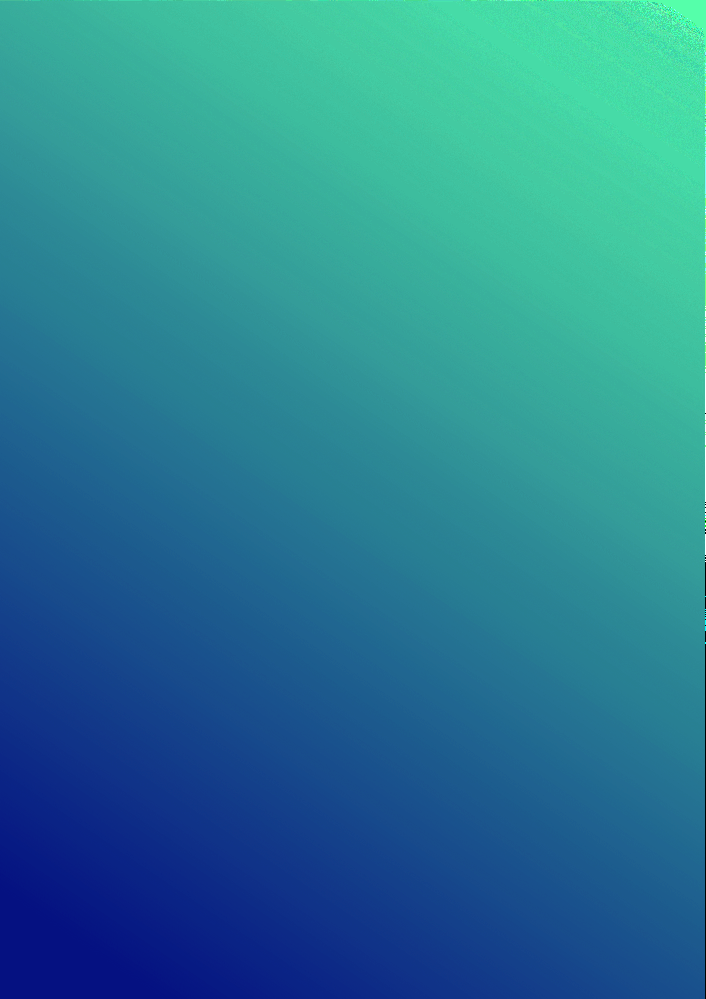
#> input picture gradient.png, 706 x 999 px, shrunk from 2389 x 3379 before the run
$ jupyter execute chap142.ipynb
#> lines starting #> are read from the running program, lines starting #| are printed output that depends on the picture; after the words box and inside, x2 and y2 are one past the last pixel; in counts of white or black regions, pixels touching at a corner belong together
[cell 1]
import cv2
import numpy as np
from matplotlib import pyplot as plt
img = cv2.imread('gradient.png',0)
#> img: shape (999, 706); min 0, max 255, mean 102.4
ret,thresh1 = cv2.threshold(img,127,255,cv2.THRESH_BINARY)
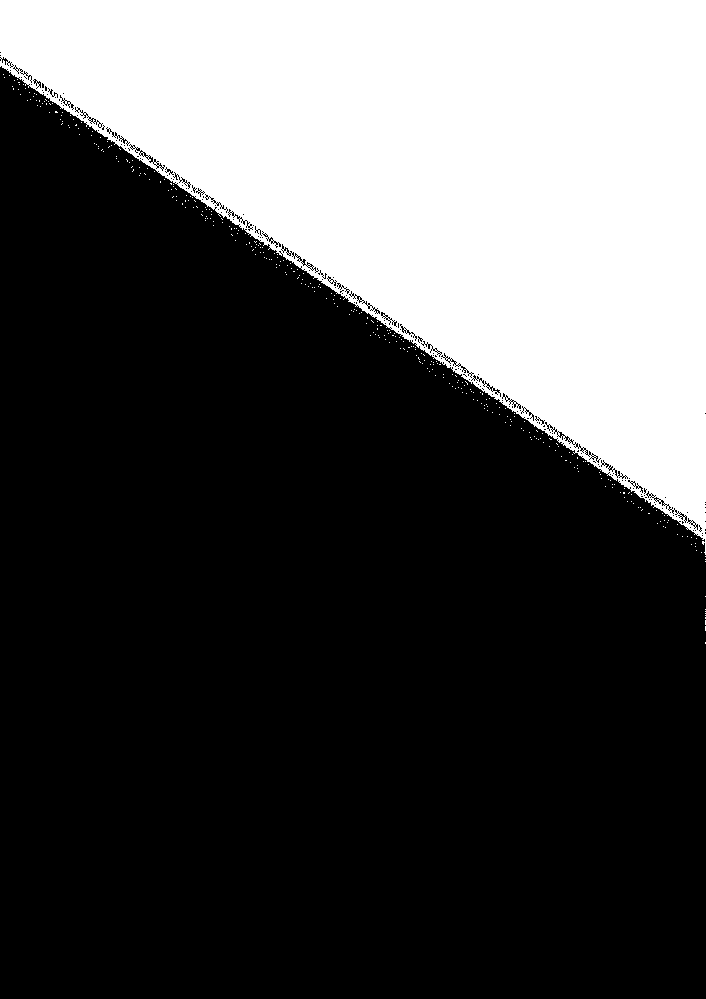
#> thresh1: shape (999, 706); 30.1% white; 363 white regions (362 under 20 px), largest, box (x1, y1, x2, y2) and area: (0, 0, 706, 555) 211986
ret,thresh2 = cv2.threshold(img,127,255,cv2.THRESH_BINARY_INV)
ret,thresh3 = cv2.threshold(img,127,255,cv2.THRESH_TRUNC)
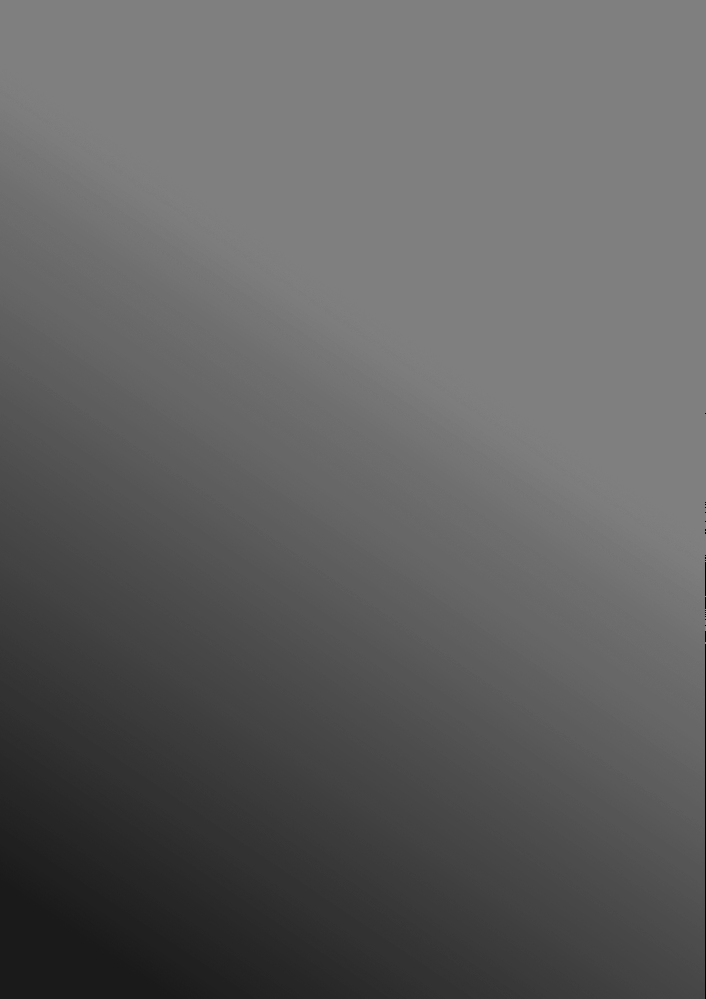
#> thresh3: shape (999, 706); min 0, max 127, mean 95.9
ret,thresh4 = cv2.threshold(img,127,255,cv2.THRESH_TOZERO)
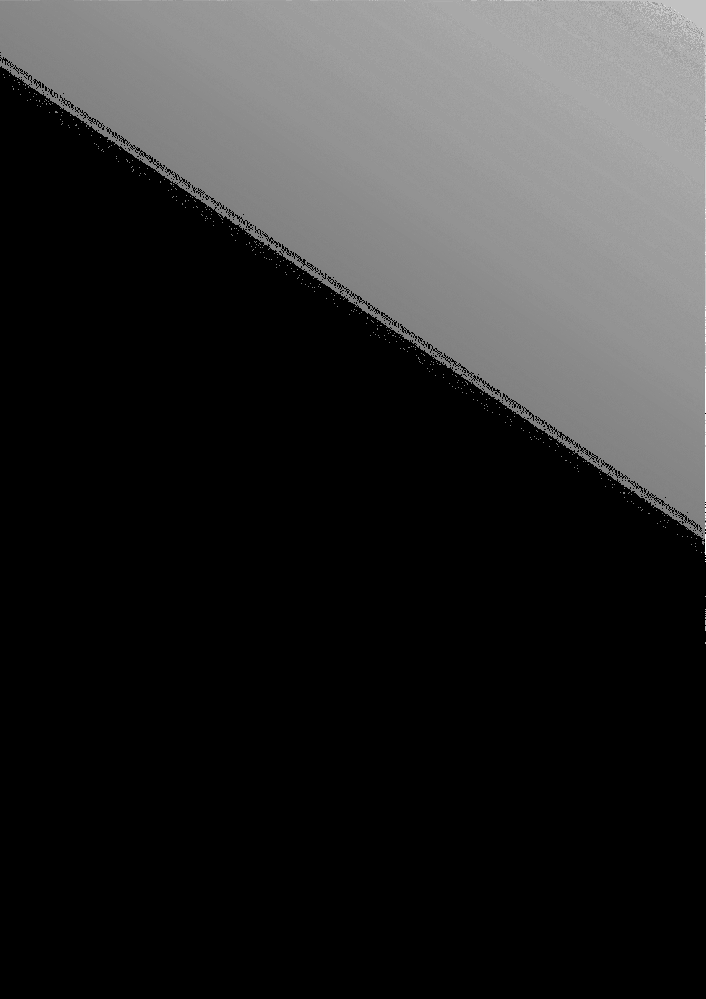
#> thresh4: shape (999, 706); min 0, max 255, mean 44.8
ret,thresh5 = cv2.threshold(img,127,255,cv2.THRESH_TOZERO_INV)
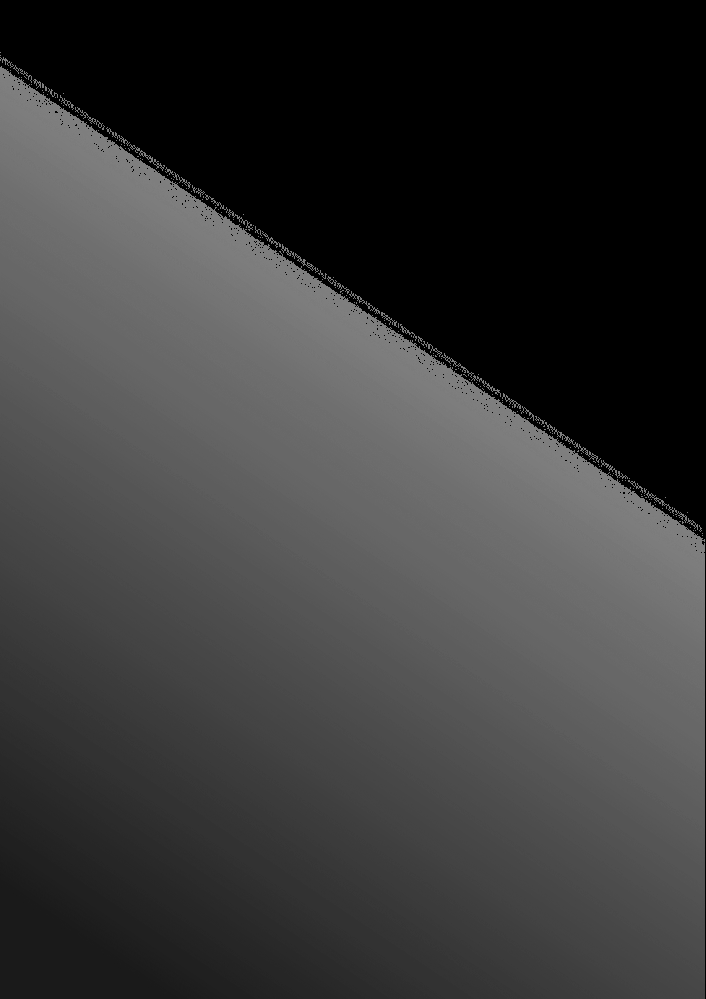
#> thresh5: shape (999, 706); min 0, max 127, mean 57.6
titles = ['Original Image','BINARY','BINARY_INV','TRUNC','TOZERO','TOZERO_INV']
images = [img, thresh1, thresh2, thresh3, thresh4, thresh5]
for i in range(6):
    plt.subplot(2,3,i+1),plt.imshow(images[i],'gray')
    plt.title(titles[i])
    plt.xticks([]),plt.yticks([])
plt.show()

[cell 2]
import cv2
import numpy as np
from matplotlib import pyplot as plt
img = cv2.imread('sIMG_2164.jpg',0)
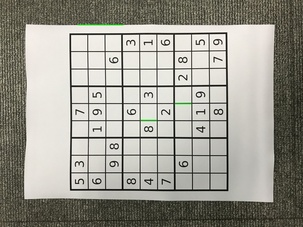
#> input picture sIMG_2164.jpg, 303 x 227 px, shrunk from 1024 x 768 before the run
#> img: shape (227, 303); min 0, max 255, mean 154.7
img = cv2.medianBlur(img,5)
ret,th1 = cv2.threshold(img,127,255,cv2.THRESH_BINARY)
#> th1: shape (227, 303); 62.3% white; 71 black regions (49 under 20 px), largest, box (x1, y1, x2, y2) and area: (0, 0, 303, 227) 25058, (224, 153, 229, 191) 121, (171, 83, 177, 89) 32
th2 = cv2.adaptiveThreshold(img,255,cv2.ADAPTIVE_THRESH_MEAN_C,\
cv2.THRESH_BINARY,11,2)
#> th2: shape (227, 303); 73% white; 522 black regions (380 under 20 px), largest, box (x1, y1, x2, y2) and area: (0, 0, 287, 225) 7785, (286, 25, 303, 172) 786, (148, 92, 229, 192) 608
th3 = cv2.adaptiveThreshold(img,255,cv2.ADAPTIVE_THRESH_GAUSSIAN_C,\
cv2.THRESH_BINARY,11,2)
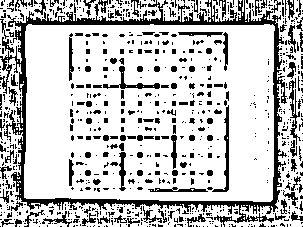
#> th3: shape (227, 303); 76.6% white; 822 black regions (652 under 20 px), largest, box (x1, y1, x2, y2) and area: (0, 0, 287, 227) 6244, (212, 105, 229, 192) 324, (103, 66, 160, 89) 273
titles = ['Original Image', 'Global Thresholding (v = 127)',
'Adaptive Mean Thresholding', 'Adaptive Gaussian Thresholding']
images = [img, th1, th2, th3]
for i in range(4):
    plt.subplot(2,2,i+1),plt.imshow(images[i],'gray')
    plt.title(titles[i])
    plt.xticks([]),plt.yticks([])
plt.show()

[cell 3]
# global thresholding
ret1,th1 = cv2.threshold(img,127,255,cv2.THRESH_BINARY)
# Otsu's thresholding
ret2,th2 = cv2.threshold(img,0,255,cv2.THRESH_BINARY+cv2.THRESH_OTSU)
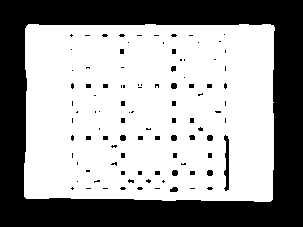
#> th2: shape (227, 303); 61.3% white; 99 black regions (68 under 20 px), largest, box (x1, y1, x2, y2) and area: (0, 0, 303, 227) 25328, (224, 135, 229, 191) 190, (170, 187, 178, 192) 33
#> ret2 = 146
# Otsu's thresholding after Gaussian filtering
blur = cv2.GaussianBlur(img,(5,5),0)
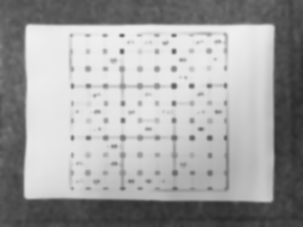
#> blur: shape (227, 303); min 43, max 239, mean 161.6
ret3,th3 = cv2.threshold(blur,0,255,cv2.THRESH_BINARY+cv2.THRESH_OTSU)
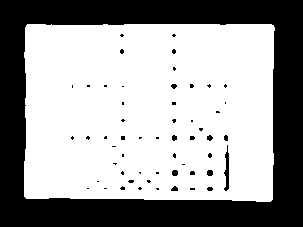
#> th3: shape (227, 303); 62.2% white; 56 black regions (46 under 20 px), largest, box (x1, y1, x2, y2) and area: (0, 0, 303, 227) 25257, (224, 145, 229, 191) 138, (172, 170, 178, 176) 32
#> ret3 = 145
# plot all the images and their histograms
images = [img, 0, th1,img, 0, th2,blur, 0, th3]
titles = ['Original Noisy Image','Histogram','Global Thresholding (v=127)',
'Original Noisy Image','Histogram',"Otsu's Thresholding",
'Gaussian filtered Image','Histogram',"Otsu's Thresholding"]
for i in range(3):
    plt.subplot(3,3,i*3+1),plt.imshow(images[i*3],'gray')
    plt.title(titles[i*3]), plt.xticks([]), plt.yticks([])
    plt.subplot(3,3,i*3+2),plt.hist(images[i*3].ravel(),256)
    plt.title(titles[i*3+1]), plt.xticks([]), plt.yticks([])
    plt.subplot(3,3,i*3+3),plt.imshow(images[i*3+2],'gray')
    plt.title(titles[i*3+2]), plt.xticks([]), plt.yticks([])
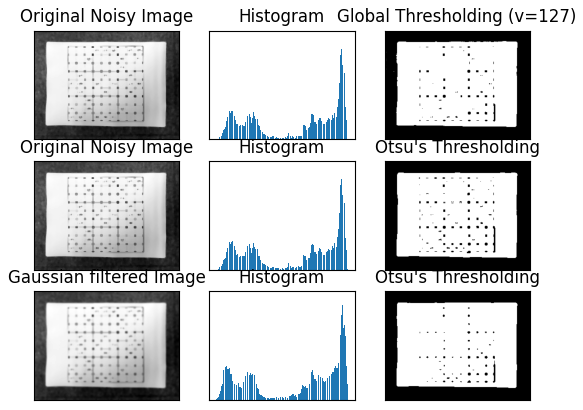
#> figure drawn by matplotlib, 9 panels
